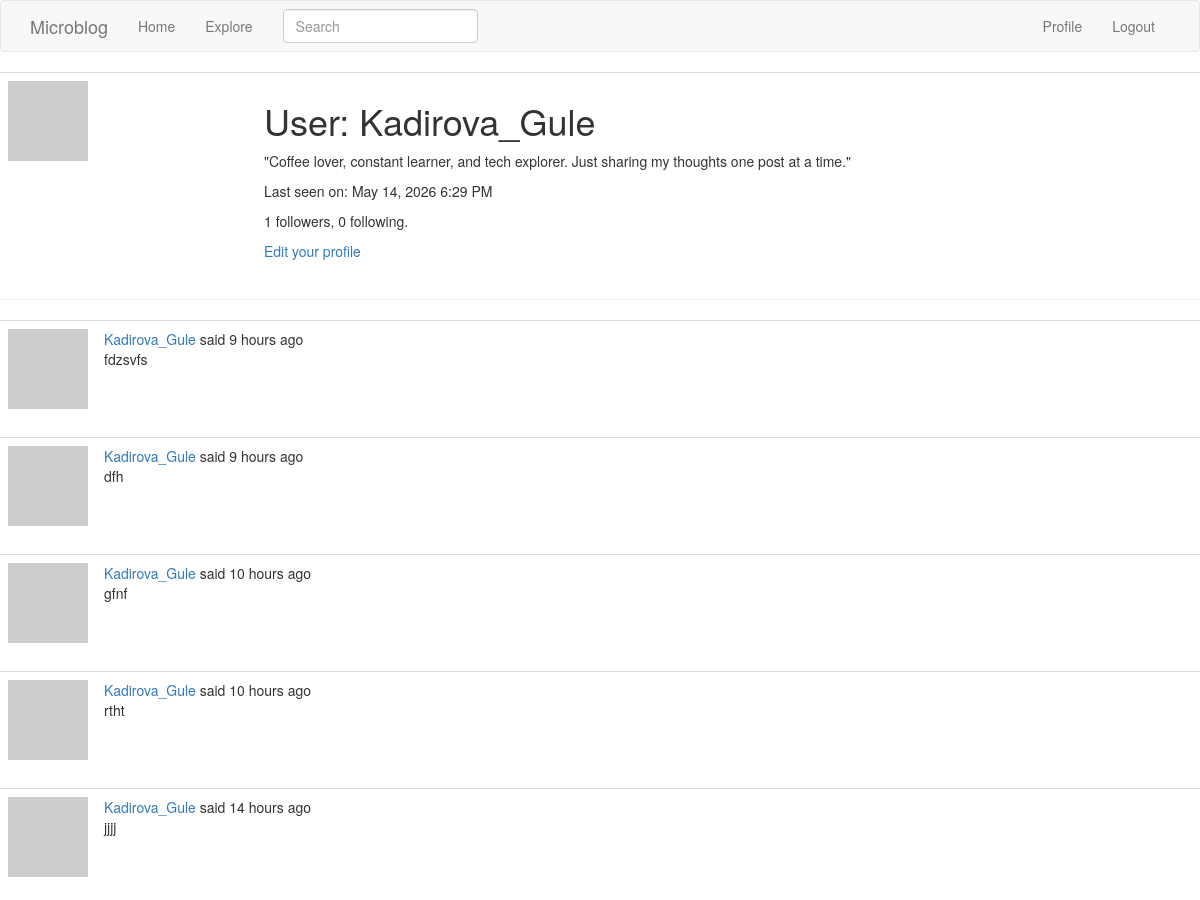
The app's page /user/Kadirova_Gule (signed in, upper part), older data.
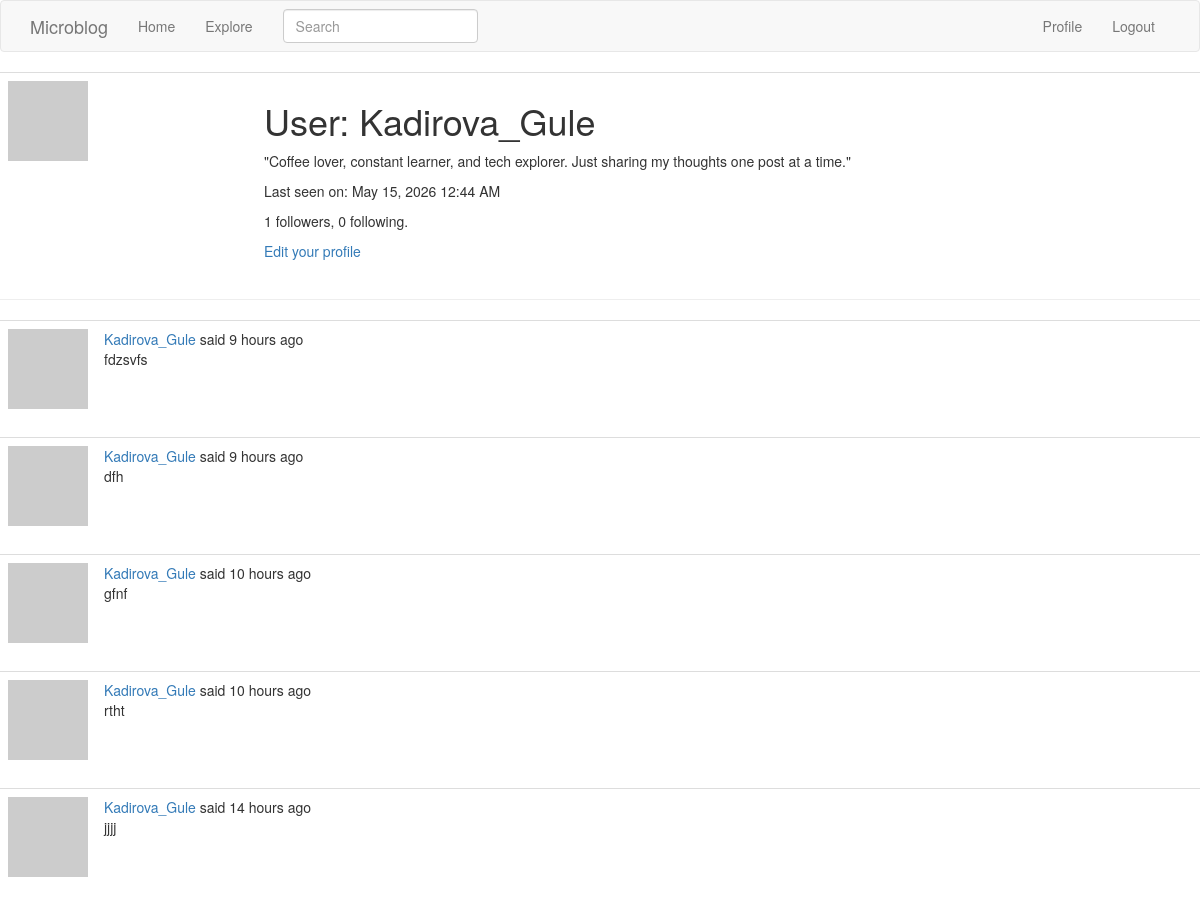
The same page, newer data.
### app/models.py (models this page shows, shortened)
class User(UserMixin, db.Model):
    id: so.Mapped[int] = so.mapped_column(primary_key=True)
    username: so.Mapped[str] = so.mapped_column(sa.String(64), index=True,
                                                unique=True)
    email: so.Mapped[str] = so.mapped_column(sa.String(120), index=True,
                                             unique=True)
    password_hash: so.Mapped[Optional[str]] = so.mapped_column(sa.String(256))
    about_me: so.Mapped[Optional[str]] = so.mapped_column(sa.String(140))
    last_seen: so.Mapped[Optional[datetime]] = so.mapped_column(
        default=lambda: datetime.now(timezone.utc))
    posts: so.WriteOnlyMapped['Post'] = so.relationship(back_populates='author')
    following: so.WriteOnlyMapped['User'] = so.relationship(
        secondary=followers, primaryjoin=(followers.c.follower_id == id),
        secondaryjoin=(followers.c.followed_id == id),
        back_populates='followers')
    followers: so.WriteOnlyMapped['User'] = so.relationship(
        secondary=followers, primaryjoin=(followers.c.followed_id == id),
        secondaryjoin=(followers.c.follower_id == id),
        back_populates='following')
    def avatar(self, size):
        digest = md5(self.email.lower().encode('utf-8')).hexdigest()
        return f'https://www.gravatar.com/avatar/{digest}?d=identicon&s={size}'
    def followers_count(self):
        query = sa.select(sa.func.count()).select_from(
            self.followers.select().subquery())
        return db.session.scalar(query)
    def following_count(self):
        query = sa.select(sa.func.count()).select_from(
            self.following.select().subquery())
        return db.session.scalar(query)

class Post(db.Model):
    id: so.Mapped[int] = so.mapped_column(primary_key=True)
    body: so.Mapped[str] = so.mapped_column(sa.String(140))
    timestamp: so.Mapped[datetime] = so.mapped_column(
        index=True, default=lambda: datetime.now(timezone.utc))
    user_id: so.Mapped[int] = so.mapped_column(sa.ForeignKey(User.id), index=True)
    author: so.Mapped[User] = so.relationship(back_populates='posts')

### app/routes.py (the view)
@app.route('/user/<username>')
@login_required
def user(username):
    user = db.first_or_404(sa.select(User).filter_by(username=username))
    page = request.args.get('page', 1, type=int)
    query = user.posts.select().order_by(Post.timestamp.desc())
    posts = db.paginate(query, page=page,
                        per_page=app.config['POSTS_PER_PAGE'],
                        error_out=False)
    next_url = url_for('user', username=user.username, page=posts.next_num) \
        if posts.has_next else None
    prev_url = url_for('user', username=user.username, page=posts.prev_num) \
        if posts.has_prev else None
    form = EmptyForm()
    return render_template('user.html', user=user, posts=posts.items,
                           next_url=next_url, prev_url=prev_url, form=form)

### app/forms.py
class EmptyForm(FlaskForm):
    submit = SubmitField('Submit')

### app/__init__.py (called while the page is built)
def get_locale():
    return 'es'  # This forces Spanish for your test

### app/models.py (called while the page is built)
@login.user_loader
def load_user(id):
    return db.session.get(User, int(id))

### app/routes.py (called while the page is built)
@app.before_request
def before_request():
    if current_user.is_authenticated:
        current_user.last_seen = datetime.utcnow()
        db.session.commit()

### app/templates/user.html (shortened to what this page needs)
{% extends "base.html" %}
{% block content %}
    <table class="table table-hover">
        <tr>
            <td width="256px"><img src="{{ user.avatar(256) }}"></td>
            <td>
                <h1>User: {{ user.username }}</h1>
                {% if user.about_me %}<p>{{ user.about_me }}</p>{% endif %}
                {% if user.last_seen %}
                <p>Last seen on: {{ moment(user.last_seen).format('LLL') }}</p>
                {% endif %}
                <p>{{ user.followers_count() }} followers, {{ user.following_count() }} following.</p>
                {% if user == current_user %}
                <p><a href="{{ url_for('edit_profile') }}">Edit your profile</a></p>
                {% endif %}
            </td>
        </tr>
    </table>
    <hr>
    {% for post in posts %}
        {% include '_post.html' %}
    {% endfor %}
{% endblock %}

### app/templates/base.html (shortened to what this page needs)
{% extends 'bootstrap/base.html' %}
{% block navbar %}
    <nav class="navbar navbar-default">
        <div class="container">
            <div class="navbar-header">
                <a class="navbar-brand" href="{{ url_for('index') }}">Microblog</a>
            </div>
            <div class="collapse navbar-collapse" id="bs-example-navbar-collapse-1">
                <ul class="nav navbar-nav">
                    <li><a href="{{ url_for('index') }}">Home</a></li>
                    <li><a href="{{ url_for('explore') }}">Explore</a></li>
                </ul>
                <form class="navbar-form navbar-left" role="search">
                    <div class="form-group">
                        <input type="text" class="form-control" placeholder="Search">
                    </div>
                </form>
                <ul class="nav navbar-nav navbar-right">
                    {% if current_user.is_anonymous %}
                    <li><a href="{{ url_for('login') }}">Login</a></li>
                    {% else %}
                    <li><a href="{{ url_for('user', username=current_user.username) }}">Profile</a></li>
                    <li><a href="{{ url_for('logout') }}">Logout</a></li>
                    {% endif %}
                </ul>
            </div>
        </div>
    </nav>
{% endblock %}

### app/templates/_post.html (shortened to what this page needs)
<table class="table table-hover">
    <tr>
        <td width="70px">
            <a href="{{ url_for('user', username=post.author.username) }}">
                <img src="{{ post.author.avatar(70) }}" />
            </a>
        </td>
        <td>
            {{ _('%(username)s said %(when)s',
                username=user_link,
                when=moment(post.timestamp).fromNow())
            }}
            <br>
            <span id="post{{ post.id }}">{{ post.body }}</span>
        </td>
    </tr>
</table>

Row changes from the older to the newer data that the page shows:
changed User "Kadirova_Gule": last_seen "May 14, 2026 6:29 PM" → "May 15, 2026 12:44 AM"
